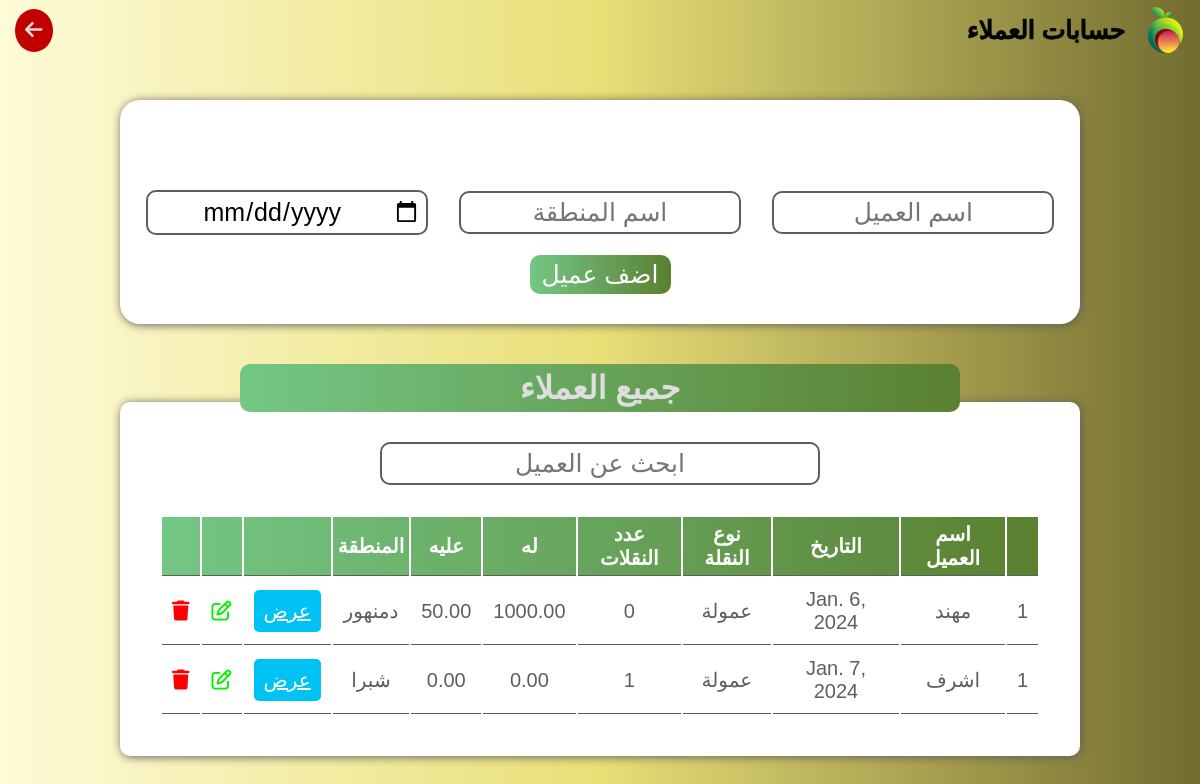
The app's page /suppliersaccounts (signed in) with its own data.
### user/models.py (models this page shows, shortened)
class Supplier(models.Model):
    name = models.CharField(max_length=30)
    place = models.CharField(max_length=70, default='غير محدد')
    date = models.DateField(default=timezone.now().date())
    type = models.CharField(max_length=30, default='عمولة')
    his_money = models.DecimalField(max_digits=10, decimal_places=2, default=0)
    on_him_money = models.DecimalField(max_digits=10, decimal_places=2,default=0)
    total = models.DecimalField(max_digits=10, decimal_places=2, blank=True, null=True)
    num_of_containers = models.PositiveIntegerField(default=0)
    @property
    def total(self):
        return self.his_money - self.on_him_money
    @property
    def num_of_containers(self):
        return self.container_set.count()

### user/views.py (the view, shortened to what this page needs)
# urls.py: path('suppliersaccounts',views.suppliers_accounts, name='suppliersaccounts' ),
@login_required(login_url="login")
def suppliers_accounts(request):
    sup = Supplier.objects.all()
    context = {'sup': sup}
    return render(request, 'suppliersaccounts.html', context)

### templates/suppliersaccounts.html (shortened to what this page needs)
{% load static %}
<!DOCTYPE html>
<html lang="en">
<head>
    <link rel="stylesheet" href="https://cdnjs.cloudflare.com/ajax/libs/font-awesome/6.5.1/css/all.min.css" />
    <link rel="stylesheet" href="{% static "css/main.css" %}">
</head>
<body>
    <header>
        <div class="main">
            <img src="{% static "images/logo.png" %}" alt="">
            <h1>حسابات العملاء</h1>
        </div>
        <a href="#" onclick="goBack()"><i class="fa-solid fa-arrow-left"></i></a>
    </header>
    <div class="todayscar">
        <form method ="POST"  class="addcar" action="{% url "suppliersaccounts" %}">
            <ul class="messages">
            </ul>
            <div>
                <input name ="name" type="text" placeholder="اسم العميل">
                <input name = 'place' type="text" placeholder="اسم المنطقة">
                <input name = 'date' type="date" placeholder="المنظقة">
            </div>
            <button class="addbtn">اضف عميل</button>
        </form>
        <div class="title">
            <h1>جميع العملاء</h1>
        </div>
        <div class="table">
            <input id="searchbar" type="text" placeholder="ابحث عن العميل">
            <table>
                <thead>
                    <tr>
                        <th></th>
                        <th>اسم العميل</th>
                        <th>التاريخ</th>
                        <th>نوع النقلة</th>
                        <th>عدد النقلات</th>
                        <th>له</th>
                        <th>عليه</th>
                        <th>المنطقة</th>
                        <th></th>
                        <th></th>
                        <th></th>
                    </tr>
                </thead>
                <tbody id="tablebody">
                    {% for sup in sup  %}
                    <tr>
                        <td>1</td>
                        <td>{{sup.name}}</td>
                        <td>{{sup.date}}</td>
                        <td>عمولة</td>
                        <td>{{sup.num_of_containers}}</td>
                        <td>{{sup.his_money}}</td>
                        <td>{{sup.on_him_money}}</td>
                        <td>{{sup.place}}</td>
                        <td><a href="{% url "supplierpage" sup.id %}" class="type" id="show">عرض</a></td>
                        <td><a href="{% url "supplierupdate" sup.id %}"><button id="editsupplier" class="btn" style="color: #00F000;"><i class="fa-regular fa-pen-to-square"></i></button></a></td>
                        <td><a href="{% url "suppliersdelete" sup.id %}" ><button id="deletecar" class="btn"  style="color: #FF0000;" ><i class="fa-solid fa-trash"></i></button></a></td>
                    </tr>
                    {% endfor %}
                </tbody>
            </table>
        </div>
    </div>
</body>
</html>

### _project/static/css/main.css (style rules this page uses)
* { padding: 0; margin: 0; box-sizing: border-box; font-family: Arial, Helvetica, sans-serif; }
body { min-height: 100vh; display: flex; align-items: center; flex-direction: column; background: linear-gradient(270deg,#726c30,#e8df77,#FEFBD8); }
header { display: flex; justify-content: space-between; align-items: center; direction: rtl; flex-direction: row; width: 100%; z-index: 103; padding: 5px 15px; background: linear-gradient(270deg,#726c30,#e8df77,#FEFBD8); }
header a { text-decoration: none; color: #dedede; background-color: #c10000; padding: 10px; font-size: 20px; border-radius: 50%; transition: 0.5s ease; }
header h1,header h2 { font-size: 25px;color: #040404;-webkit-text-stroke:0.5px #040404; }
header div { display: flex; align-items: center; gap: 20px; color: #fff; }
header img { width: 40px; }
.addnewcar,.todayscar { width: 100%; height: 100vh; display: flex; align-items:center; flex-direction: column; }
.addcar { direction: rtl; width: 80%; margin: 40px; padding: 30px 10px; display: flex; align-items: center; justify-content: space-around; flex-direction: column; gap: 20px; background-color: #fff; border-radius: 20px; box-shadow: 1px 1px 10px #625D5D; }
.addcar div { justify-content: space-around; width: 100%; display: flex; align-items: center; }
.addcar input,.addcar select { width: 30%; text-align: center; font-size: 25px; padding: 5px; border-radius: 10px; outline: none; border: 2px solid #625D5D; }
.addcar button { width: 15%; font-size: 25px; padding: 5px; color: #fff; background:linear-gradient(270deg,#5A8030,#74C785); border: none; border-radius: 10px; transition: 0.5s ease; cursor: pointer; }
.title { width: 60%; text-align: center; background: linear-gradient(270deg,#5A8030,#74C785); padding: 5px; border-radius: 10px; color: #dedede; z-index: 100; }
.table { margin: -10px; width: 80%; display: flex; justify-content: center; align-items: center; flex-direction: column; direction: rtl; background-color: #fff; padding: 40px; border-radius: 10px; box-shadow: 1px 1px 10px #625D5D; }
.table input { width: 50%; text-align: center; font-size: 25px; padding: 5px; outline: none; border-radius: 10px; border: 2px solid #625D5D; margin-bottom: 30px; }
.table table { width: 100%; text-align: center; }
.table table th { font-size: 20px; padding: 5px; border-bottom: 1px solid #625D5D; }
.table table td { font-size: 20px; border-bottom: 1px solid #625D5D; padding: 10px; color: #625D5D; }
.table table td .btn { border: none; background-color: transparent; font-size: 20px; }
.table table td .type { background-color: rgb(72, 72, 255); border: none; padding: 10px; font-size: 20px; color: #fff; border-radius: 5px; cursor: pointer; transition: 0.5s ease-in; }
.todayscar .table table thead,.window table thead,.bigcon table thead { background: linear-gradient(270deg,#5A8030,#74C785); }
.todayscar .table table th,.window table th { font-size: 20px; color: #fff; padding: 5px; border-bottom: 1px solid #625D5D; }
.table table td,.window table td { font-size: 20px; border-bottom: 1px solid #625D5D; padding: 10px; color: #625D5D; }
.table table td .btn,.window table td .btn { border: none; background-color: transparent; font-size: 20px; cursor: pointer; }
.table table td .type,.sellingbtn { border: none; padding: 10px; font-size: 20px; color: #fff; border-radius: 5px; cursor: pointer; transition: 0.5s ease-in; background-color:#00C2F4; }
.messages { list-style-type: none; padding: 10px; margin: 10px 0; }

### records on screen
Supplier: name "مهند", date "Jan. 6, 2024", num_of_containers "0", his_money "1000.00", on_him_money "50.00", place "دمنهور"
Supplier: name "اشرف", date "Jan. 7, 2024", num_of_containers "1", his_money "0.00", on_him_money "0.00", place "شبرا"
